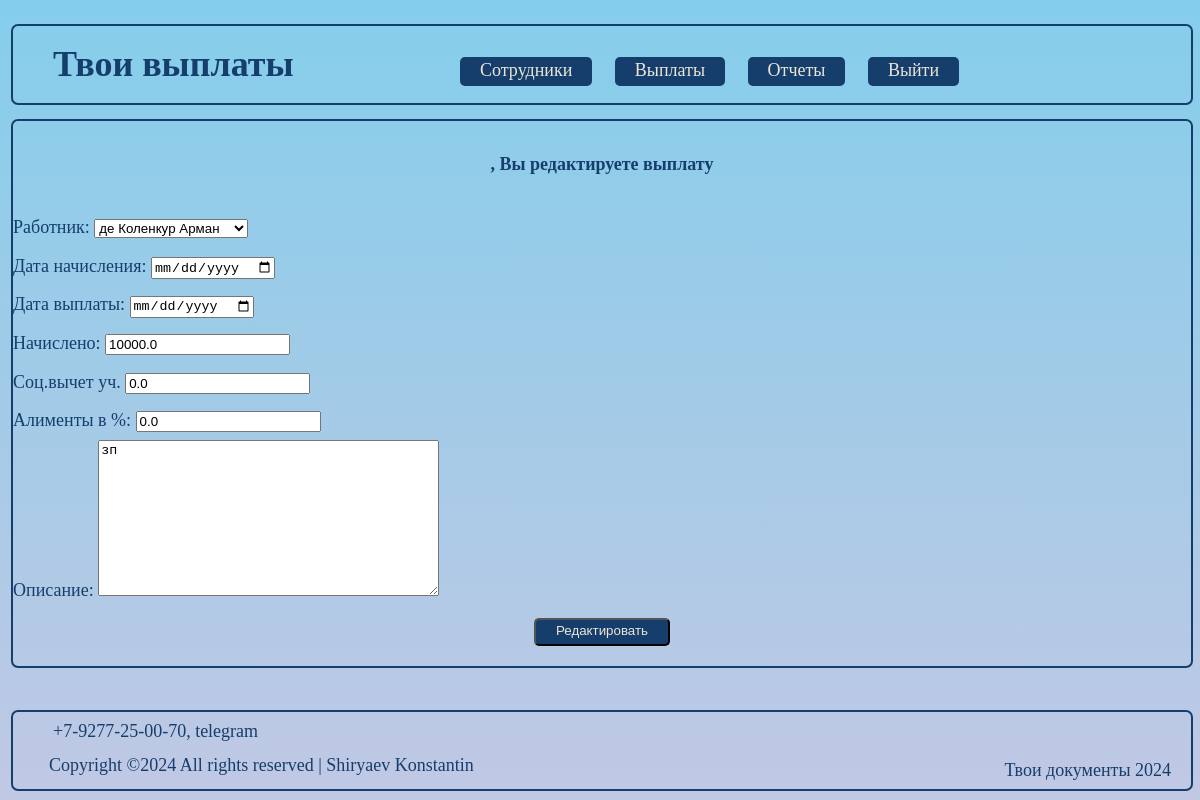
The page /charge_edit/5 on the database its author committed.
### taxes/models.py (models this page shows, shortened)
class Accruals_and_taxes(models.Model):
    worker = models.ForeignKey(Staff, on_delete=models.CASCADE, verbose_name='Работник')
    payment_date = models.DateField(verbose_name='Дата выплаты')
    reporting_date = models.DateField(verbose_name='Дата начисления', default=default_datetime, blank= True,null=True)
    accrued = models.FloatField(verbose_name='Начислено')
    social_ded = models.FloatField(default=0, verbose_name='Соц.вычет уч.')
    alimony = models.FloatField(default=0, verbose_name='Алименты в %')
    description = models.TextField(blank=True, verbose_name='Описание')
    class Meta:
        verbose_name = 'Начисления'
    class Meta:
        verbose_name = 'Выплата'
        verbose_name_plural = 'Выплаты'

### taxes/views.py (the view)
# urls.py: path('charge_edit/<int:pk>', ChargesUpdateView.as_view(), name='char_edit'),
class ChargesUpdateView(UpdateView):
    template_name = 'pay_charges/charges_edit.html'
    form_class = ChargesCreateForm
    def get_object(self, **kwargs):
        id = self.kwargs.get('pk')
        return Accruals_and_taxes.objects.get(pk=id)

### taxes/forms.py
class ChargesCreateForm(forms.ModelForm):
    class Meta:
        model = Accruals_and_taxes
        widgets = {
            'reporting_date': forms.DateInput(attrs={'type': 'date'}),
            'payment_date': forms.DateInput(attrs={'type': 'date'}),
            }
        fields =[
            'worker', 'reporting_date', 'payment_date',
                'accrued', 'social_ded', 'alimony', 'description']

### taxes/models.py (called while the page is built)
    def __str__(self):
        return f'{self.surname} {self.name}'

### taxes/templates/pay_charges/charges_edit.html (shortened to what this page needs)
{% extends 'flatpages/default.html' %}
{% block content %}
<h4 class="delete-doc"> {{ request.user.username }}, Вы редактируете выплату</h4>
<form class="edit-doc-doc" method="POST">
    <table class="table-edit"> {{ form }}</table>
    <div class="btn-wrapper">
        <input class="btn" type="submit" value="Редактировать">
    </div>
</form>
{% endblock content %}

### account/static/css/styles.css (style rules this page uses)
:root { --document_black: #163E6C; --document_red: #D20A11; --document_beige: #d6d8eb; }
html { font-family: "PT-Astra-Sans_Regular"; font-size: 18px; color: var(--document_black); line-height: 2.15; -webkit-text-size-adjust: 100%; -ms-text-size-adjust: 100%; -moz-text-size-adjust: 100%; -ms-overflow-style: scrollbar; -webkit-tap-highlight-color: rgba(0, 0, 0, 0); }
body { background: linear-gradient(#84CEEB, #C1C8E4); width: 99%; min-width:960px; max-height: 100em; }
*, *:before, *:after { box-sizing: border-box; }
.btn { text-decoration: none; color: #EBE6D6; background-color: #163E6C; border-radius: 5px; padding: 3px 20px 6px 20px; }
div.btn-wrapper { text-align: center; padding-bottom: 1em; }
.edit-doc-doc { text-align: left; }
.table-edit { margin-left: auto; margin-right: auto; }
.delete-doc { text-align: center; }
body { background-color: #EBE6D6; }

### rows shown on the page
Accruals_and_taxes: worker "де Коленкур Арман", accrued "10000.0", social_ded "0.0", alimony "0.0", description "зп"
